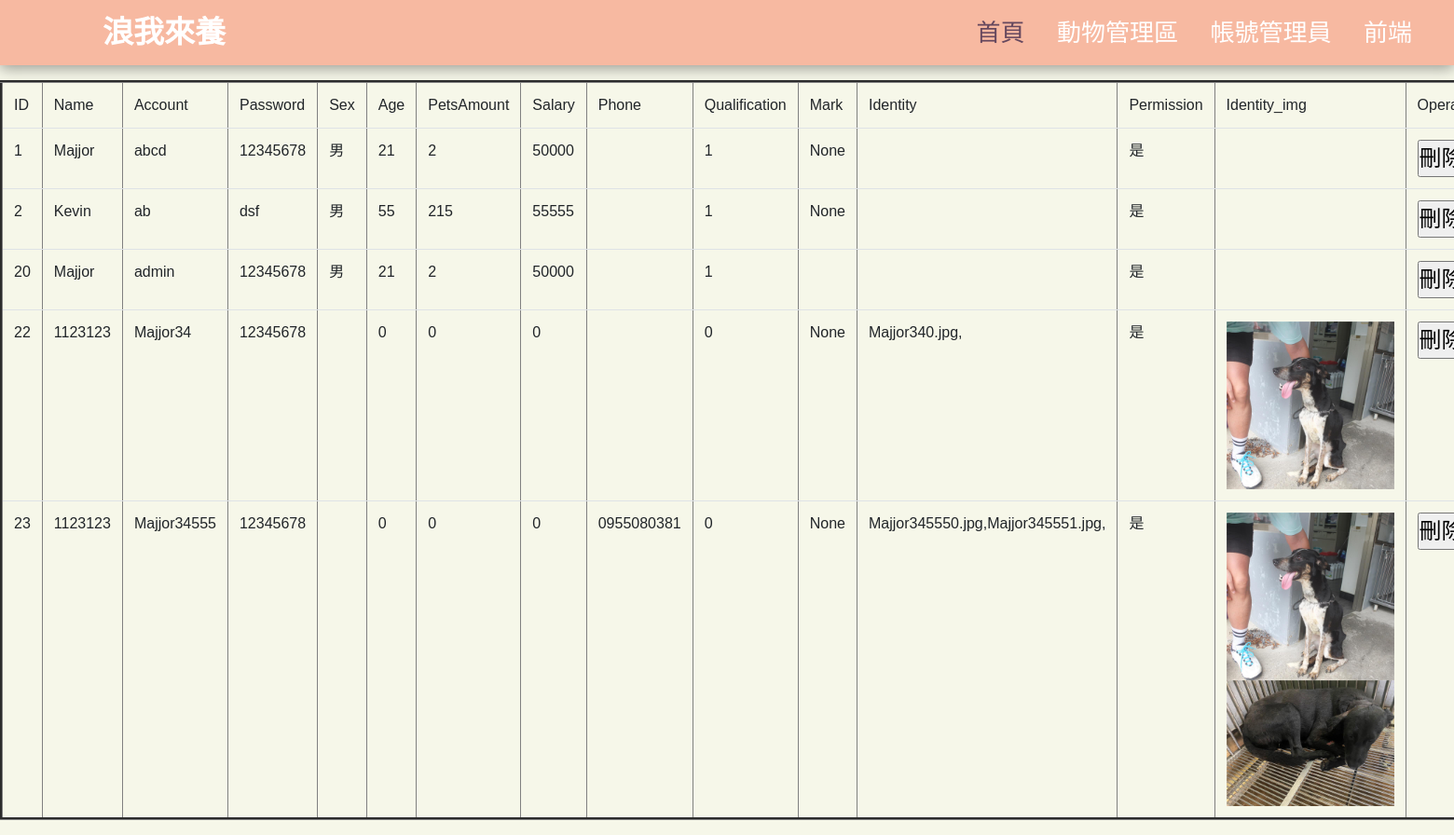
/Admin/user.php, run on the app's committed database.
### tables this page shows
CREATE TABLE `user` (
  `ID` int(11) NOT NULL,
  `Name` varchar(8) NOT NULL,
  `Account` varchar(30) NOT NULL,
  `Password` varchar(30) NOT NULL,
  `Sex` enum('男','女') NOT NULL,
  `Age` int(3) NOT NULL,
  `PetsAmount` int(3) NOT NULL,
  `Salary` int(10) NOT NULL,
  `Phone` varchar(15) NOT NULL,
  `Qualification` tinyint(1) NOT NULL,
  `Mark` varchar(100) NOT NULL,
  `Identity` varchar(50) NOT NULL,
  `Permission` enum('是','否') NOT NULL
);

### Admin/user.php (the view, shortened to what this page needs)
<!DOCTYPE html>
<html lang="en">
<link rel="stylesheet" href="https://cdn.jsdelivr.net/npm/bootstrap@4.3.1/dist/css/bootstrap.min.css">
<head>
    </head>
    <body>
    <?php
	include("controller/connectDB.php");
	include ('header.php');
	?>
	<div>
	<table border="3" width="100%" class="table table-hover">
	<?php
	$i=0;
	$column=array("ID","Name","Account","Password","Sex","Age","PetsAmount","Salary","Phone","Qualification","Mark","Identity","Permission","Identity_img","Operation");
	echo "<tr>";
	for($i;$i<sizeof($column)-1;$i++){
		echo "<td>".$column[$i]."</td>";
	}
	echo "<td colspan=\"3\">".$column[sizeof($column)-1]."</td>";
	echo "</tr>";
	?>
    <?php
	$sql_query="SELECT * FROM `user`";
	$result=mysqli_query($db_link,$sql_query);
	while($row_result=mysqli_fetch_row($result)){
		echo "<tr>";
		for($i=0;$i<sizeof($row_result);$i++)
			echo "<td>".$row_result[$i]."</td>";
		$imgs=explode(",",$row_result["11"]);
		echo "<td>";
		foreach($imgs as $img){
			$path="..\user\\".$img;
			echo "<img src=\"$path\" alt=\"\" width=\"180px\">";
		}
		echo "</td>";
		echo "<td><input type=\"button\" value=\"刪除\" onclick=\"javascript:location.href='controller/checkuser.php?id=$row_result[0]&func=0'\" style=\"font-size:24px; font-family:'微軟正黑體'\" /></td>";
		echo "</tr>";
	}
	?>
    </table>
    </div>
   </body>
</html>

### data on the page
user: ID "1", Name "Majjor", Account "abcd", Password "12345678", Sex "男", Age "21", PetsAmount "2", Salary "50000", Qualification "1", Mark "None", Permission "是"
user: ID "2", Name "Kevin", Account "ab", Password "dsf", Sex "男", Age "55", PetsAmount "215", Salary "55555", Qualification "1", Mark "None", Permission "是"
user: ID "20", Name "Majjor", Account "admin", Password "12345678", Sex "男", Age "21", PetsAmount "2", Salary "50000", Qualification "1", Permission "是"
user: ID "22", Name "1123123", Account "Majjor34", Password "12345678", Age "0", PetsAmount "0", Salary "0", Qualification "0", Mark "None", Identity "Majjor340.jpg,", Permission "是"
user: ID "23", Name "1123123", Account "Majjor34555", Password "12345678", Age "0", PetsAmount "0", Salary "0", Phone "0955080381", Qualification "0", Mark "None", Identity "Majjor345550.jpg,Majjor345551.jpg,", Permission "是"

### other printed values
$column[$i] "ID"
$column[$i] "Name"
$column[$i] "Account"
$column[$i] "Password"
$column[$i] "Sex"
$column[$i] "Age"
$column[$i] "PetsAmount"
$column[$i] "Salary"
$column[$i] "Phone"
$column[$i] "Qualification"
$column[$i] "Mark"
$column[$i] "Identity"
$column[$i] "Permission"
$column[$i] "Identity_img"
